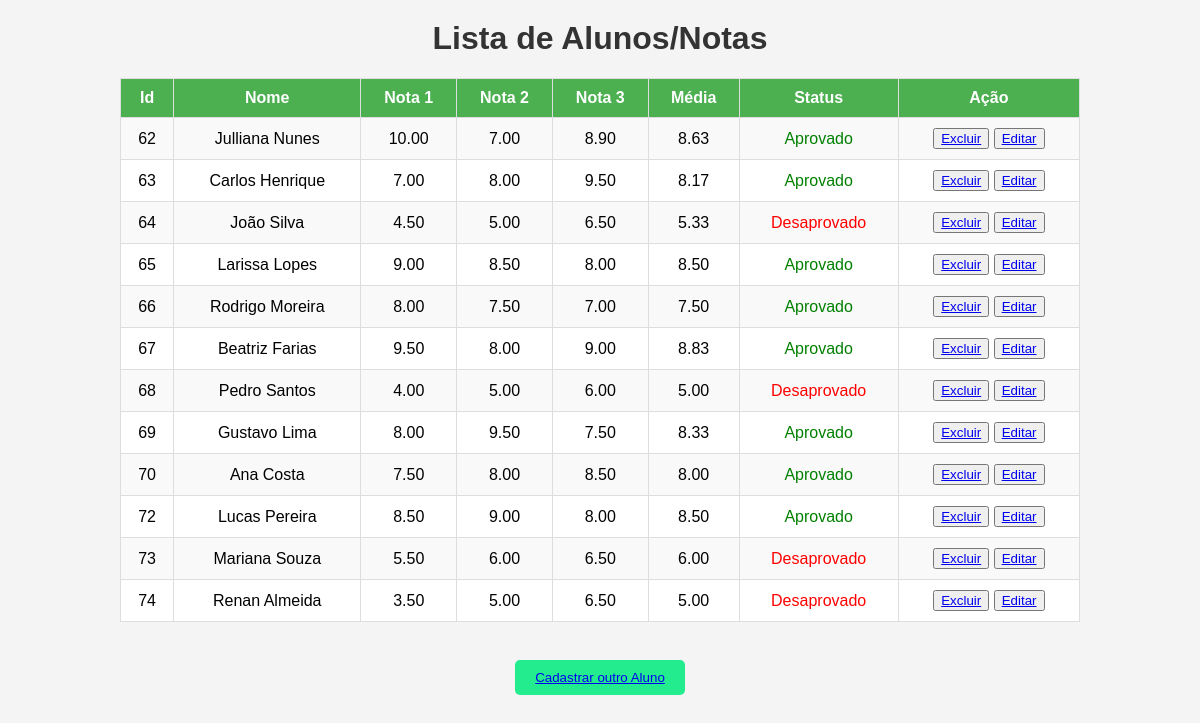
The app's page /index.php?acao=listar with its own data.
### tables this page shows
CREATE TABLE `alunos` (
  `id` int(11) NOT NULL,
  `nome` varchar(100) DEFAULT NULL,
  `nota1` decimal(5,2) DEFAULT NULL,
  `nota2` decimal(5,2) DEFAULT NULL,
  `nota3` decimal(5,2) DEFAULT NULL,
  `media` decimal(5,2) DEFAULT NULL
);

### app/controller/alunoController.php (called while the page is built, shortened)
<?php
    require_once __DIR__ . "/../model/aluno.php";
    class AlunoController{
        public function listar(){
            $alunos = Aluno::listar();
            require_once __DIR__ . '/../view/listar.php';
        }
    }
?>

### app/model/aluno.php (called while the page is built, shortened)
<?php
    class Aluno{
        public static function listar(){
            $con = Conexao::conectar();
            $smt = $con->prepare("SELECT * FROM alunos");
            $smt->execute();
            return $smt->fetchAll(PDO::FETCH_ASSOC);
        }
    }
?>

### app/view/listar.php (the view, shortened to what this page needs)
<!DOCTYPE html>
<html lang="en">
<head>
    <link rel="stylesheet" href="app\view\styletable.css">
</head>
<body>
    <h1>Lista de Alunos/Notas</h1>
    <table border="1">
        <tr>
            <th>Id</th>
            <th>Nome</th>
            <th>Nota 1</th>
            <th>Nota 2</th>
            <th>Nota 3</th>
            <th>Média</th>
            <th>Status</th>
            <th>Ação</th>
        </tr>
        <?php foreach ($alunos as $aluno): ?>
            <tr>
                <td><?= $aluno['id'] ?></td>
                <td><?= $aluno['nome'] ?></td>
                <td><?= $aluno['nota1'] ?></td>
                <td><?= $aluno['nota2'] ?></td>
                <td><?= $aluno['nota3'] ?></td>
                <td><?= $aluno['media'] ?></td>
                <td class="<?= ($aluno['media'] >= 7) ? 'aprovado' : 'desaprovado'; ?>">
                    <?= ($aluno['media'] >= 7) ? 'Aprovado' : 'Desaprovado'; ?>
                </td>
                <td>
                    <button><a href="index.php?acao=excluir&id_aluno=<?= $aluno['id'] ?>">Excluir</a></button>
                    <button><a href="index.php?acao=editar&id_aluno=<?= $aluno['id'] ?>">Editar</a></button>
                </td>
            </tr>
        <?php endforeach; ?>
    </table><br>
    <button id="novo"><a href="index.php">Cadastrar outro Aluno</a></button>
</body>
</html>

### index.php (shortened to what this page needs)
<?php
    require_once 'app/controller/alunoController.php';
    $controller = new AlunoController();
    if(isset($_GET['acao'])){
        switch($_GET['acao']){
            case 'listar':
                $controller->listar();
                break;
        }
    }else{
        include 'app/view/adicionarAlunoNotas.php';
    }
?>

### app/view/styletable.css (style rules this page uses)
body { font-family: Arial, sans-serif; margin: 0; padding: 0; background-color: #f4f4f4; }
h1 { text-align: center; color: #333; margin-top: 20px; }
table { width: 80%; margin: 20px auto; border-collapse: collapse; background-color: #fff; }
th, td { padding: 10px; text-align: center; border: 1px solid #ddd; }
th { background-color: #4CAF50; color: white; }
tr:nth-child(even) { background-color: #f9f9f9; }
td.aprovado { color: green; }
td.desaprovado { color: red; }
#novo { background-color: rgb(34, 236, 142); color: white; padding: 10px 20px; border: none; border-radius: 5px; text-align: center; display: block; margin: 0 auto; }

### records on screen
alunos: id "62", nome "Julliana Nunes", nota1 "10.00", nota2 "7.00", nota3 "8.90", media "8.63", shows "Aprovado"
alunos: id "63", nome "Carlos Henrique", nota1 "7.00", nota2 "8.00", nota3 "9.50", media "8.17", shows "Aprovado"
alunos: id "64", nome "João Silva", nota1 "4.50", nota2 "5.00", nota3 "6.50", media "5.33", shows "Desaprovado"
alunos: id "65", nome "Larissa Lopes", nota1 "9.00", nota2 "8.50", nota3 "8.00", media "8.50", shows "Aprovado"
alunos: id "66", nome "Rodrigo Moreira", nota1 "8.00", nota2 "7.50", nota3 "7.00", media "7.50", shows "Aprovado"
alunos: id "67", nome "Beatriz Farias", nota1 "9.50", nota2 "8.00", nota3 "9.00", media "8.83", shows "Aprovado"
alunos: id "68", nome "Pedro Santos", nota1 "4.00", nota2 "5.00", nota3 "6.00", media "5.00", shows "Desaprovado"
alunos: id "69", nome "Gustavo Lima", nota1 "8.00", nota2 "9.50", nota3 "7.50", media "8.33", shows "Aprovado"
alunos: id "70", nome "Ana Costa", nota1 "7.50", nota2 "8.00", nota3 "8.50", media "8.00", shows "Aprovado"
alunos: id "72", nome "Lucas Pereira", nota1 "8.50", nota2 "9.00", nota3 "8.00", media "8.50", shows "Aprovado"
alunos: id "73", nome "Mariana Souza", nota1 "5.50", nota2 "6.00", nota3 "6.50", media "6.00", shows "Desaprovado"
alunos: id "74", nome "Renan Almeida", nota1 "3.50", nota2 "5.00", nota3 "6.50", media "5.00", shows "Desaprovado"
